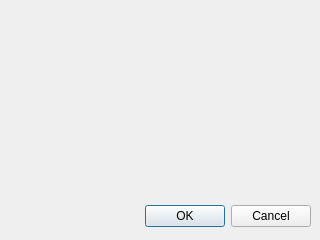
<ui version="4.0">
 <class>ServerDataDialog</class>
 <widget class="QDialog" name="ServerDataDialog">
  <property name="geometry">
   <rect>
    <x>0</x>
    <y>0</y>
    <width>320</width>
    <height>240</height>
   </rect>
  </property>
  <property name="windowTitle">
   <string>Dialog</string>
  </property>
  <widget class="QDialogButtonBox" name="buttonBox">
   <property name="geometry">
    <rect>
     <x>10</x>
     <y>200</y>
     <width>301</width>
     <height>32</height>
    </rect>
   </property>
   <property name="orientation">
    <enum>Qt::Horizontal</enum>
   </property>
   <property name="standardButtons">
    <set>QDialogButtonBox::Cancel|QDialogButtonBox::Ok</set>
   </property>
  </widget>
 </widget>
 <resources/>
 <connections>
  <connection>
   <sender>buttonBox</sender>
   <signal>accepted()</signal>
   <receiver>ServerDataDialog</receiver>
   <slot>accept()</slot>
   <hints>
    <hint type="sourcelabel">
     <x>248</x>
     <y>254</y>
    </hint>
    <hint type="destinationlabel">
     <x>157</x>
     <y>274</y>
    </hint>
   </hints>
  </connection>
  <connection>
   <sender>buttonBox</sender>
   <signal>rejected()</signal>
   <receiver>ServerDataDialog</receiver>
   <slot>reject()</slot>
   <hints>
    <hint type="sourcelabel">
     <x>316</x>
     <y>260</y>
    </hint>
    <hint type="destinationlabel">
     <x>286</x>
     <y>274</y>
    </hint>
   </hints>
  </connection>
 </connections>
</ui>
